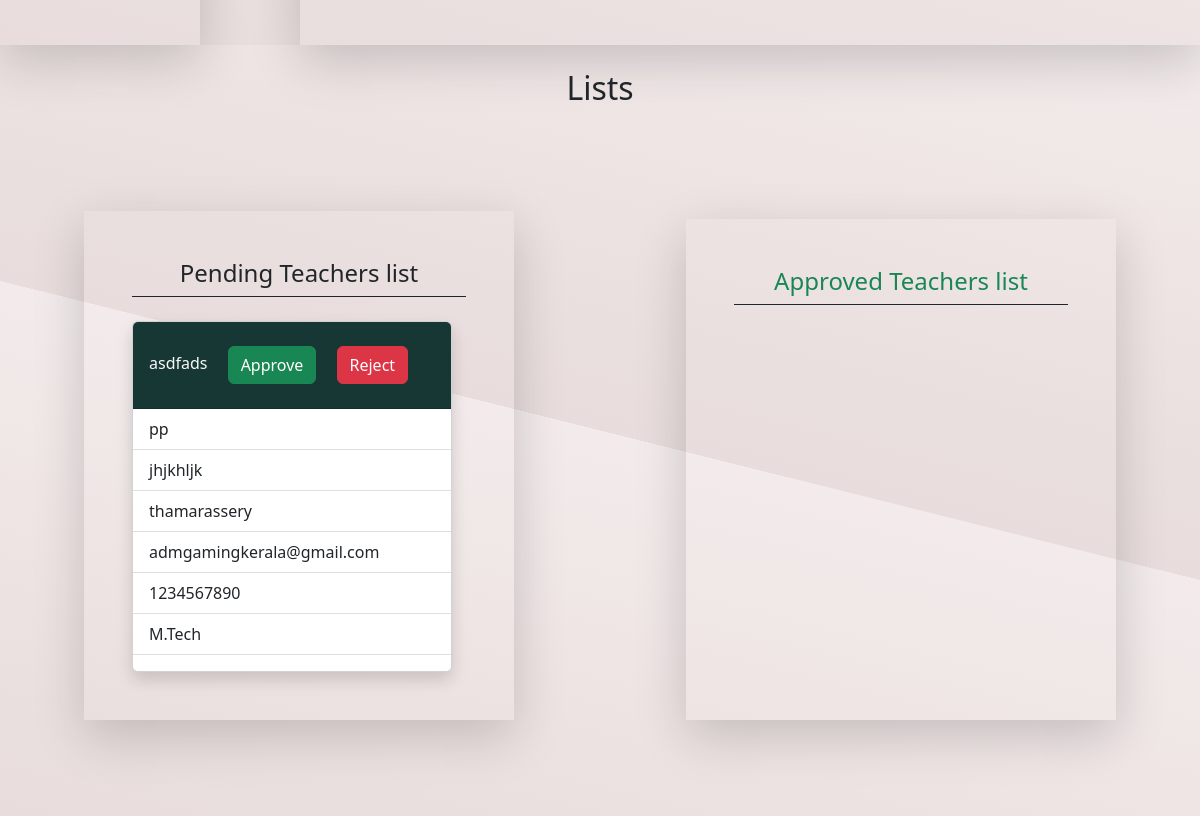
/viewall (lower part), run on an earlier commit of the app's database.
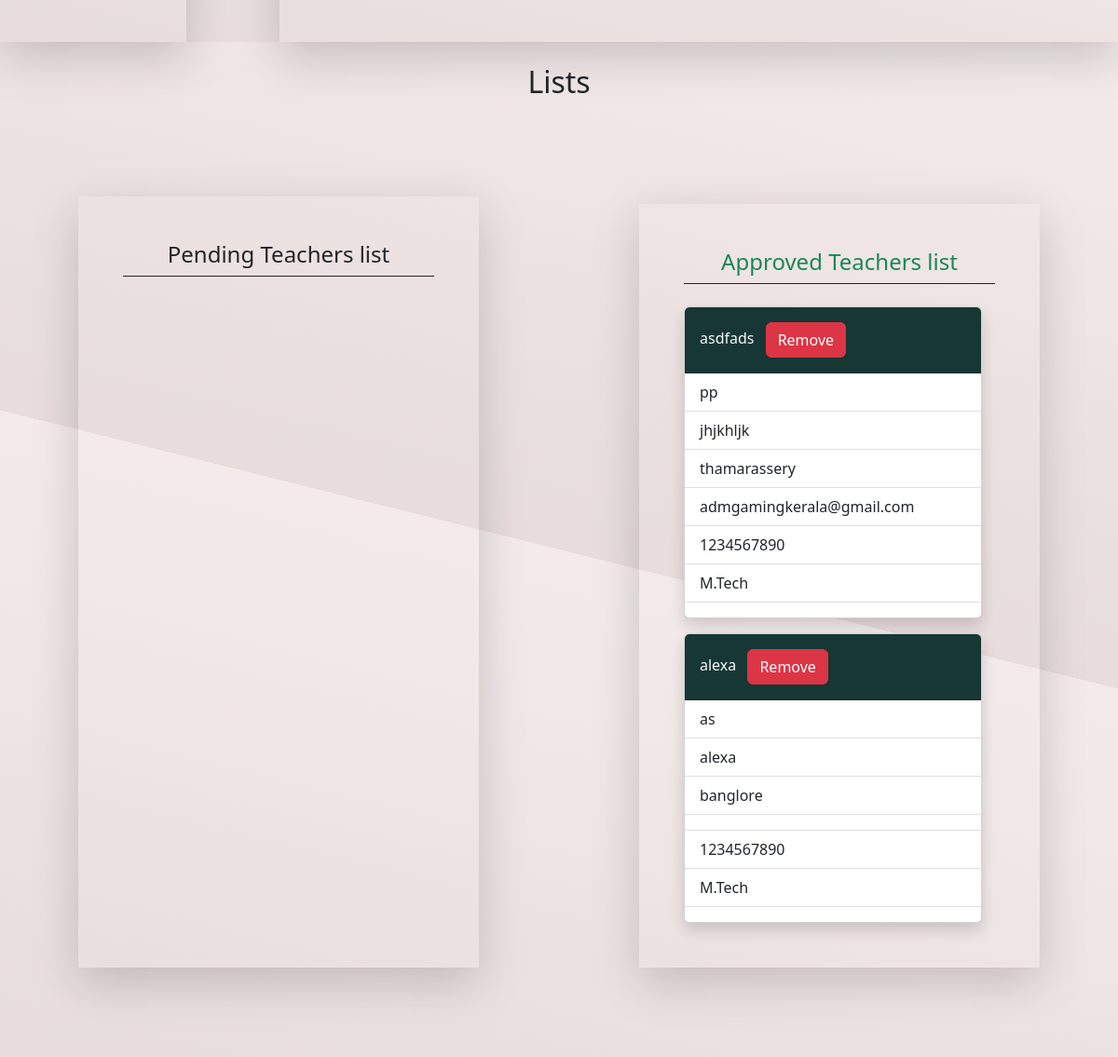
And on a later commit of the database.
### mycollege/models.py (models this page shows, shortened)
class Teacher(models.Model):
    user=models.ForeignKey(User,on_delete=models.CASCADE)
    first_name=models.CharField(max_length=200)
    second_name=models.CharField(max_length=200)
    user_name=models.CharField(max_length=200)
    address=models.CharField(max_length=200)
    email=models.CharField(max_length=200)
    phone=models.IntegerField()
    department=models.CharField(max_length=200)
    password=models.CharField(max_length=200)
    password1=models.CharField(max_length=200)
    subject=models.CharField(max_length=200)
    status=models.CharField(max_length=200)
    role=models.CharField(max_length=200)

### mycollege/views.py (the view)
# urls.py: path('viewall',views.viewall,name='viewall'),
def viewall (request):
    all_data=Teacher.objects.all()
    return render(request,'viewall.html',{'data':all_data})

### mycollege/templates/viewall.html (shortened to what the changed rows need)
<!DOCTYPE html>
{% load static %}
<html lang="en">
<head>
    <link href="https://cdn.jsdelivr.net/npm/bootstrap@5.2.3/dist/css/bootstrap.min.css" rel="stylesheet"
>
    <link rel="stylesheet" href="https://cdnjs.cloudflare.com/ajax/libs/font-awesome/4.7.0/css/font-awesome.min.css">
    <link rel="stylesheet" href="{% static '/style.css' %}">
</head>
<body>
    <div class="view-all-main-bottom">
        <h2 class="text-center pt-4">Lists</h2>
        <div class="card-all p-5 conatiner-fluid">
            <div class="m-5">
                <div class="row">
                    <div class="col-lg-5 p-5 shadow-lg">
                        {% for i in data %}
                        {% if i.status == '0' %}
                        <div class="col-lg-4 ">
                            <div class="card shadow mt-3" style="width: 20rem;">
                                <div class="card-header text-light" style="background: rgb(22, 55, 51);">
                                    {{i.first_name}}
                                    <a href="{% url 'approveteacher' i.id %}" class="btn btn-success m-3">Approve</a>
                                    <a href="{% url 'deladminteacher' i.id %}" class="btn btn-danger">Reject</a>
                                </div>
                                <ul class="list-group list-group-flush">
                                    <li class="list-group-item">{{i.second_name}}</li>
                                    <li class="list-group-item">{{i.user_name}}</li>
                                    <li class="list-group-item">{{i.address}}</li>
                                    <li class="list-group-item">{{i.email}}</li>
                                    <li class="list-group-item">{{i.phone}}</li>
                                    <li class="list-group-item">{{i.department}}</li>
                                    <li class="list-group-item">{{i.year}}</li>
                                </ul>
                            </div>
                        </div>
                        {% endif %}
                        {% endfor %}
                    </div>
                    <div class="col-lg-5 mt-2 p-5 shadow-lg">
                        {% for i in data %}
                        {% if i.status == '1' %}
                        <div class="col-lg-6 ">
                            <div class="card mt-3 shadow" style="width:20rem;">
                                <div class="card-header text-light" style="background: rgb(22, 55, 51);">
                                    {{i.first_name}}
                                    <a href="{% url 'deladminteacher' i.id %}" class="btn btn-danger m-2">Remove</a>
                                </div>
                                <ul class="list-group list-group-flush">
                                    <li class="list-group-item">{{i.second_name}}</li>
                                    <li class="list-group-item">{{i.user_name}}</li>
                                    <li class="list-group-item">{{i.address}}</li>
                                    <li class="list-group-item">{{i.email}}</li>
                                    <li class="list-group-item">{{i.phone}}</li>
                                    <li class="list-group-item">{{i.department}}</li>
                                    <li class="list-group-item">{{i.year}}</li>
                                </ul>
                            </div>
                        </div>
                        {% endif %}
                        {% endfor %}
                    </div>
                </div>
            </div>
        </div>
    </div>
</body>
</html>

What changed in the data, as far as the page shows it:
changed Teacher "asdfads": moves from the list under "Pending Teachers list" to the list under "Approved Teachers list"
added Teacher: first_name "alexa", second_name "as", user_name "alexa", address "banglore", phone "1234567890", department "M.Tech", shown under "Approved Teachers list"
